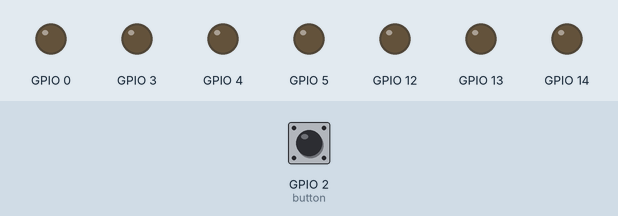
Recording of a program running on a simulated ESP8266 (NodeMCU). Shown: output pins drawn as LEDs (lit = HIGH). The inputs (shaded band) are chosen by the test bench; at power-on: GPIO 2 (button) LOW. Random numbers use the default seed unless the program sets one; what the program prints to the serial monitor is not drawn.

Above: at 1.2 s.
1.3 s: GPIO 2 (button) pulled HIGH for 1 s
At 3.4 s:
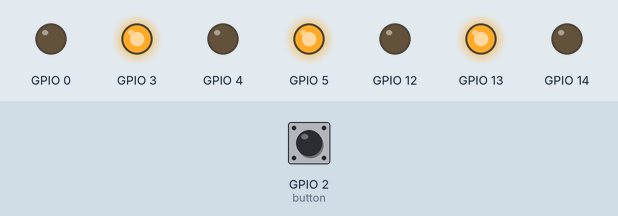
4.3 s: GPIO 2 (button) pulled HIGH for 3.2 s
At 8.5 s:
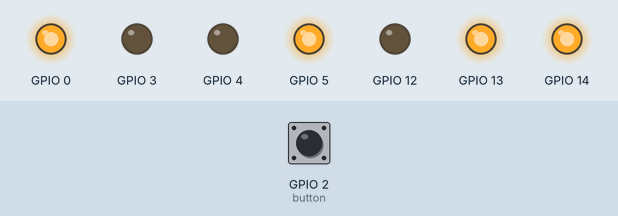
9.0 s: GPIO 2 (button) pulled HIGH for 0.15 s
At 9.9 s:
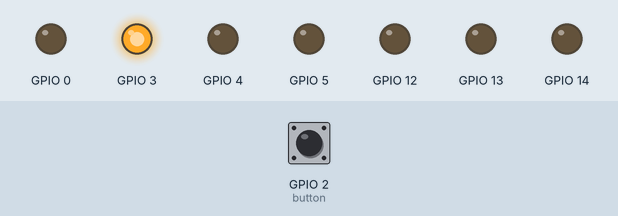
10.6 s: GPIO 2 (button) driven HIGH
At 11.9 s:
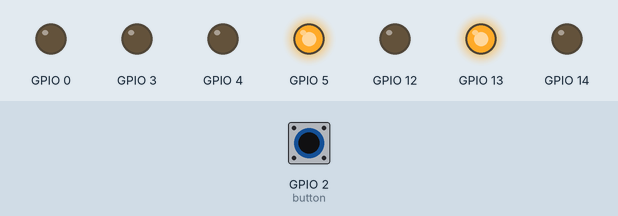
13.6 s: GPIO 2 (button) driven LOW
15.1 s: GPIO 2 (button) pulsed HIGH 5 times (0.12 s each, 0.3 s apart)
At 17.9 s:
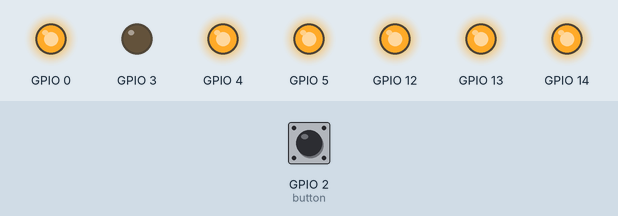
Timing chart, 0 to 19.1 s (numbered marks = the images above; inputs shaded):
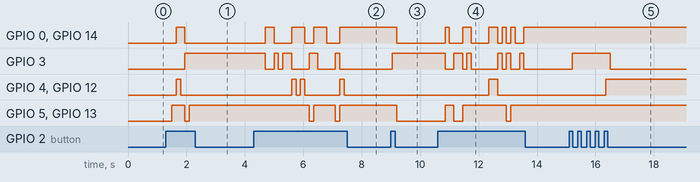

Measured:
- after the input at 1.3 s, GPIO 0, GPIO 14: LOW → HIGH after 0.35 s, → LOW 0.30 s later; GPIO 3: LOW → HIGH after 0.65 s; GPIO 4, GPIO 12: LOW → HIGH after 0.35 s, → LOW 0.15 s later; GPIO 5, GPIO 13: LOW → HIGH after 0.20 s, → LOW 0.45 s later, → HIGH 0.15 s later
- after the input at 4.3 s, GPIO 0: goes HIGH 0.30 s, LOW 0.60 s, HIGH 0.45 s, LOW 0.30 s, HIGH 0.45 s, LOW 0.45 s, then HIGH, starting after 0.40 s; GPIO 3: HIGH → LOW after 0.40 s, → HIGH 0.30 s later, → LOW 0.15 s later, → HIGH 0.15 s later, … (9 changes in this stretch)
- after the input at 9.0 s, GPIO 0, GPIO 5, GPIO 13, GPIO 14: HIGH → LOW after 0.20 s; GPIO 3: LOW → HIGH after 0.05 s
- after the input at 10.6 s, GPIO 0: LOW → HIGH after 0.25 s, → LOW 0.15 s later, → HIGH 0.45 s later, → LOW 0.30 s later, … (11 changes in this stretch); GPIO 3: HIGH → LOW after 0.25 s, → HIGH 0.30 s later, → LOW 0.30 s later, → HIGH 0.15 s later, … (11 changes in this stretch)
- after the input at 15.1 s, GPIO 3: LOW → HIGH after 0.10 s, → LOW 1.3 s later; GPIO 4, GPIO 12: LOW → HIGH after 1.3 s

The program:

main.cpp
```cpp
//14-----5
//12--3--4
//13-----0
// BUTTON 2
#include <Arduino.h>

class Led
{
  public:
    Led(int);
    void On();
    void Off();
    int getPin();

  private:
    int outPin;
    bool on;
};

Led::Led(int outpin)
{
    this->outPin = outpin;
    this->on = false;
}
void Led::On()
{
    digitalWrite(this->outPin, HIGH);
    this->on = true;
}
int Led::getPin()
{
    return this->outPin;
}

void Led::Off()
{
    digitalWrite(this->outPin, LOW);
    this->on = false;
}

Led ledky[]{14,12,13,3,0,4,5};
bool state = false;
int button = 2;
int rndInt = 0;

void blink(){
    state = !state;
}

void turnOffAll(){
    for(int i = 0;i < 7;i++){
       ledky[i].Off(); // vsechny
    }
}

void cislo(int i){
    if(i == 1 || i == 3 || i == 5){
        ledky[3].On(); // 3
    }
    if(i == 2 || i == 3 || i == 4 || i == 5 || i == 6){
        ledky[2].On(); // 13
        ledky[6].On(); // 5
    }
    if(i == 4 || i == 5 || i == 6){
        ledky[0].On(); // 14
        ledky[4].On(); // 0
    }
    if(i == 6){
        ledky[1].On(); // 12
        ledky[5].On(); // 4
    }
}

void setup()
{
    // put your setup code here, to run once:
    for(int i = 0;i < 7;i++){
       pinMode(ledky[i].getPin(),OUTPUT);
    }
    pinMode(button, LOW);
    attachInterrupt(digitalPinToInterrupt(button), blink, CHANGE);
}

void loop()
{
    // put your main code here, to run repeatedly:
    if(state){
        rndInt = rand() % 6 + 1;
        cislo(rndInt);
        Serial.print("Number: " + rndInt);
        delay(150);
        turnOffAll();
    }
    else{
        cislo(rndInt);
        delay(500);
    }
}
```
